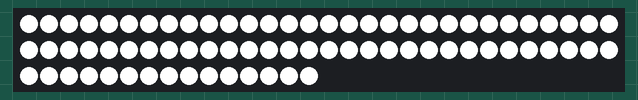
Bench run of a sketch on a simulated Arduino Uno, built with avr-gcc and run on an emulated ATmega328P. Parts: 75 RGB LEDs in strip order, left to right, continuing on the next row. Dim RGB values are drawn brighter than linear.

Above: at 0.05 s.
At 31.9 s:
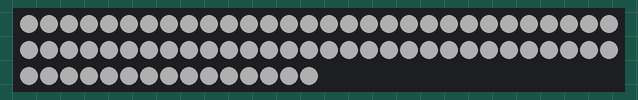

The sketch:

Example2_brightnessColorControl.ino
```cpp
#include "FastLED.h"

// Define type leds

#define NUM_LEDS 	75
#define LED_PIN     7 		// pin of Arduino
#define LED_TYPE    WS2812B
#define COLOR_ORDER GRB

CRGB ledsArray[NUM_LEDS];

uint8_t brightness = 0;

void setup() {
	FastLED.addLeds<LED_TYPE, LED_PIN,COLOR_ORDER>(ledsArray, NUM_LEDS);
}

void loop() {
  brightness += 1;

  FastLED.showColor(CRGB::White);
  FastLED.setBrightness(  brightness );

  if(brightness==255){
  	brightness = 0;
  }

  delay(100);
}
```
